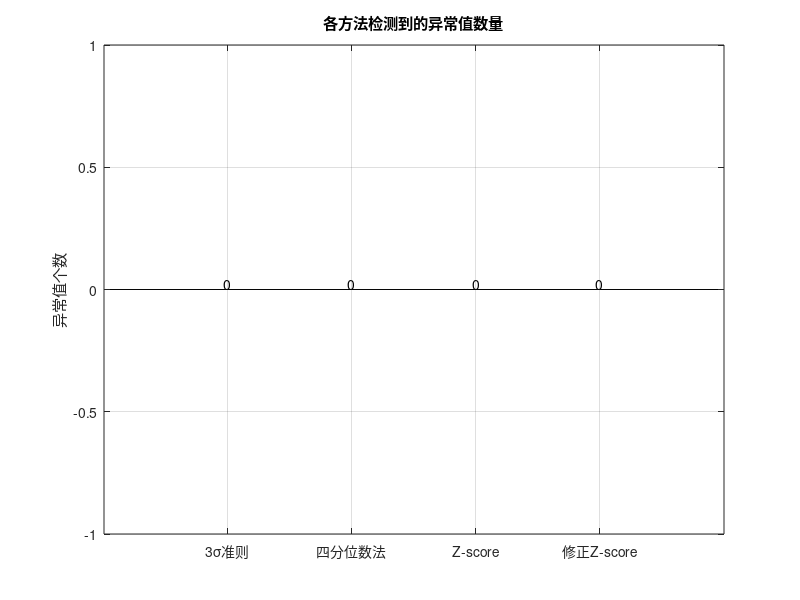

This chart was generated by the following MATLAB code:
%% 通用数据处理代码 - 异常值检测与剔除（修复版）
% 适用于数学建模中的原始数据预处理

clc; clear; close all;

%% ========== 输入模块 ==========
% 请在此处修改您的数据输入方式

% 方式1: 直接输入数据矩阵
data = [
    -2.05 -1.75 -1.52 -1.36 -1.23 -1.12 -1.03 -0.95 -0.88 -0.81;
    -0.75 -0.69 -0.63 -0.58 -0.52 -0.47 -0.42 -0.38 -0.33 -0.29;
    -0.25 -0.20 -0.16 -0.12 -0.08 -0.04  0.00  0.04  0.08  0.12;
    0.16  0.20  0.25  0.29  0.33  0.38  0.42  0.47  0.52  0.58;
    0.63  0.69  0.75  0.81  0.88  0.95  1.03  1.12  1.23  1.36;
    ]';
%{
 % 方式2: 从Excel文件读取数据（取消注释使用）
 filename = 'your_data_file.xlsx';
 data = readmatrix(filename);
    %}
    %{
 % 方式3: 从txt文件读取数据（取消注释使用）
 filename = 'your_data_file.txt';
 data = readmatrix(filename);
    %}
    %{
 % 方式4: 手动输入单列数据（取消注释使用）
fprintf('请输入数据个数: ');
n = input('');
data = zeros(n, 1);
for i = 1:n
    fprintf('请输入第%d个数据: ', i);
    data(i) = input('');
end
    %}
    
    %% ========== 数据验证 ==========
    % 验证数据有效性
    if isempty(data)
        error('数据为空，请检查输入！');
    end
    
    if ~isnumeric(data)
        error('数据必须为数值类型！');
    end
    
    %% ========== 数据预处理 ==========
    fprintf('原始数据维度: %d × %d\n', size(data, 1), size(data, 2));
    fprintf('原始数据总数: %d\n', numel(data));
    
    % 检查缺失值
    missing_count = sum(isnan(data(:)));
    fprintf('缺失值数量: %d\n', missing_count);
    
    % 处理缺失值（用均值填充）
    if missing_count > 0
        for j = 1:size(data, 2)
            col_mean = nanmean(data(:, j));
            data(isnan(data(:, j)), j) = col_mean;
        end
        fprintf('已用均值填充缺失值\n');
    end
    
    %% ========== 异常值检测方法 ==========
    % 提供多种异常值检测方法
    
    fprintf('\n========== 异常值检测分析 ==========\n');
    
    % 方法1: 3σ准则（正态分布假设）
    method1_outliers = [];
    for j = 1:size(data, 2)
        col_data = data(:, j);
        mu = mean(col_data);
        sigma = std(col_data);
        if sigma > 0  % 避免标准差为0的情况
            outlier_idx = abs(col_data - mu) > 3 * sigma;
            method1_outliers = [method1_outliers; find(outlier_idx)];
        end
    end
    method1_outliers = unique(method1_outliers);
    fprintf('3σ准则检测到异常值: %d个\n', length(method1_outliers));
    
    % 方法2: 四分位数法（IQR）
    method2_outliers = [];
    for j = 1:size(data, 2)
        col_data = data(:, j);
        Q1 = prctile(col_data, 25);
        Q3 = prctile(col_data, 75);
        IQR = Q3 - Q1;
        if IQR > 0  % 避免IQR为0的情况
            lower_bound = Q1 - 1.5 * IQR;
            upper_bound = Q3 + 1.5 * IQR;
            outlier_idx = col_data < lower_bound | col_data > upper_bound;
            method2_outliers = [method2_outliers; find(outlier_idx)];
        end
    end
    method2_outliers = unique(method2_outliers);
    fprintf('四分位数法检测到异常值: %d个\n', length(method2_outliers));
    
    % 方法3: Z-score方法
    method3_outliers = [];
    for j = 1:size(data, 2)
        col_data = data(:, j);
        if std(col_data) > 0  % 避免标准差为0
            z_scores = abs(zscore(col_data));
            outlier_idx = z_scores > 2.5;  % 阈值可调整
            method3_outliers = [method3_outliers; find(outlier_idx)];
        end
    end
    method3_outliers = unique(method3_outliers);
    fprintf('Z-score方法检测到异常值: %d个\n', length(method3_outliers));
    
    % 方法4: 修正Z-score方法（基于中位数，更稳健）
    method4_outliers = [];
    for j = 1:size(data, 2)
        col_data = data(:, j);
        median_val = median(col_data);
        mad_val = median(abs(col_data - median_val));
        if mad_val > 0  % 修复：避免MAD为0导致的除零错误
            modified_z_scores = 0.6745 * (col_data - median_val) / mad_val;
            outlier_idx = abs(modified_z_scores) > 3.5;
            method4_outliers = [method4_outliers; find(outlier_idx)];
        end
    end
    method4_outliers = unique(method4_outliers);
    fprintf('修正Z-score方法检测到异常值: %d个\n', length(method4_outliers));
    
    %% ========== 异常值可视化（优化版） ==========
    %% ========== 可视化选择菜单 ==========
    fprintf('\n==========可视化选择==========\n');
    fprintf('请选择要生成的图表类型:\n');
    fprintf('1. 箱线图\n');
    fprintf('2. 散点图\n');
    fprintf('3. 直方图（带频率统计和频率多边形）\n');
    fprintf('4. Q-Q图\n');
    fprintf('5. 异常值检测方法对比图\n');
    fprintf('6. 统计信息显示\n');
    fprintf('\n可以选择多个选项，用逗号分隔（例如：1,3 表示生成箱线图和直方图）\n');
    
    plot_choice = input('请输入选择的图表编号: ', 's');
    
    % 解析用户输入
    if isempty(plot_choice)
        fprintf('输入为空，将生成所有图表\n');
        selected_plots = [1, 2, 3, 4, 5, 6];
    else
        % 解析逗号分隔的输入
        selected_plots = str2num(['[' strrep(plot_choice, ',', ' ') ']']);
        % 验证输入有效性
        selected_plots = selected_plots(selected_plots >= 1 & selected_plots <= 6);
        if isempty(selected_plots)
            fprintf('输入无效，将生成所有图表\n');
            selected_plots = [1, 2, 3, 4, 5, 6];
        end
    end
    
    % 确定子图布局
    num_plots = length(selected_plots);
    if num_plots <= 2
        subplot_rows = 1;
        subplot_cols = num_plots;
        fig_width = 400 * num_plots;
        fig_height = 400;
    elseif num_plots <= 4
        subplot_rows = 2;
        subplot_cols = 2;
        fig_width = 800;
        fig_height = 600;
    else
        subplot_rows = 2;
        subplot_cols = 3;
        fig_width = 1200;
        fig_height = 800;
    end
    
    % 创建图形窗口
    figure('Position', [100, 100, fig_width, fig_height]);
    
    % 绘制选中的图表
    plot_index = 1;
    for i = 1:length(selected_plots)
        plot_type = selected_plots(i);
        
        subplot(subplot_rows, subplot_cols, plot_index);
        
        switch plot_type
            case 1  % 箱线图
                if size(data, 2) == 1
                    boxplot(data, 'Labels', {'数据'});
                    title('原始数据箱线图');
                    ylabel('数值');
                else
                    boxplot(data);
                    title('原始数据箱线图');
                    ylabel('数值');
                    xlabel('变量');
                end
                grid on;
                
            case 2  % 散点图
                if size(data, 2) >= 2
                    scatter(data(:, 1), data(:, 2), 'b', 'filled');
                    hold on;
                    if ~isempty(method2_outliers)
                        scatter(data(method2_outliers, 1), data(method2_outliers, 2), 'r', 'filled');
                        legend('正常值', '异常值', 'Location', 'best');
                    end
                    title('散点图（红色为异常值）');
                    xlabel('变量1');
                    ylabel('变量2');
                else
                    % 单变量数据绘制序列图
                    plot(1:length(data), data, 'b-o', 'MarkerSize', 4);
                    hold on;
                    if ~isempty(method2_outliers)
                        plot(method2_outliers, data(method2_outliers), 'ro', 'MarkerSize', 6, 'MarkerFaceColor', 'red');
                        legend('正常值', '异常值', 'Location', 'best');
                    end
                    title('数据序列图（红色为异常值）');
                    xlabel('数据点索引');
                    ylabel('数值');
                end
                grid on;
                
            case 3  % 直方图（带频率统计和频率多边形）
                % 获取数据
                data_for_hist = data(:, 1);
                
                % 使用Sturges规则计算最优区间数
                n = length(data_for_hist);
                num_bins = max(5, min(20, ceil(1 + log2(n))));
                
                % 计算直方图参数
                [counts, centers] = hist(data_for_hist, num_bins);
                bin_width = centers(2) - centers(1);
                
                % 绘制直方图
                bar(centers, counts, 'hist', 'FaceColor', [0.7 0.9 1], 'EdgeColor', 'black', 'LineWidth', 1, 'BarWidth', 0.8);
                hold on;
                
                % 计算频率
                frequencies = counts / sum(counts);
                
                % 绘制频率多边形（不包含两端的零点）
                yyaxis right;
                plot(centers, frequencies, 'r-o', 'LineWidth', 2.5, 'MarkerSize', 6, 'MarkerFaceColor', 'red');
                ylabel('频率', 'Color', 'red');
                ylim([0, max(frequencies) * 1.2]);
                
                % 设置左侧y轴
                yyaxis left;
                ylabel('频数', 'Color', 'black');
                ylim([0, max(counts) * 1.3]);
                
                % 添加频数和频率标注
                for j = 1:length(centers)
                    % 频数标注
                    text(centers(j), counts(j) + max(counts)*0.05, num2str(counts(j)), ...
                        'HorizontalAlignment', 'center', 'VerticalAlignment', 'bottom', 'FontSize', 9, 'Color', 'blue');
                end
                
                title('直方图与频率多边形');
                xlabel('数值');
                legend('频数直方图', '频率多边形', 'Location', 'best');
                grid on;
                
                % 显示统计信息
                text_info = sprintf('样本数: %d\n区间数: %d\n区间宽度: %.3f', n, num_bins, bin_width);
                text(min(centers) + (max(centers) - min(centers)) * 0.02, max(counts) * 0.9, text_info, ...
                    'FontSize', 8, 'BackgroundColor', 'white', 'EdgeColor', 'black');
                
                hold off;
                
            case 4  % Q-Q图
                qqplot(data(:, 1));
                title('Q-Q图（正态性检验）');
                grid on;
                
            case 5  % 异常值检测方法对比图
                method_names = {'3σ准则', '四分位数法', 'Z-score', '修正Z-score'};
                outlier_counts = [length(method1_outliers), length(method2_outliers), ...
                    length(method3_outliers), length(method4_outliers)];
                bar(outlier_counts, 'FaceColor', [0.2 0.6 0.8]);
                set(gca, 'XTickLabel', method_names);
                title('各方法检测到的异常值数量');
                ylabel('异常值个数');
                xtickangle(45);
                grid on;
                
                % 添加数值标注
                for j = 1:length(outlier_counts)
                    text(j, outlier_counts(j) + max(outlier_counts)*0.02, num2str(outlier_counts(j)), ...
                        'HorizontalAlignment', 'center', 'VerticalAlignment', 'bottom');
                end
                
            case 6  % 统计信息显示
                axis off;
                stats_text = sprintf(['数据统计信息:\n' ...
                    '总样本数: %d\n' ...
                    '均值: %.4f\n' ...
                    '标准差: %.4f\n' ...
                    '最小值: %.4f\n' ...
                    '最大值: %.4f\n' ...
                    '中位数: %.4f\n' ...
                    '四分位距: %.4f'], ...
                    numel(data), mean(data(:)), std(data(:)), ...
                    min(data(:)), max(data(:)), median(data(:)), iqr(data(:)));
                text(0.1, 0.8, stats_text, 'FontSize', 12, 'VerticalAlignment', 'top', ...
                    'BackgroundColor', 'white', 'EdgeColor', 'black');
                title('数据统计信息');
        end
        
        plot_index = plot_index + 1;
    end
    
    % 调整子图间距
    if num_plots > 1
        sgtitle('数据可视化分析结果', 'FontSize', 14, 'FontWeight', 'bold');
    end
    
    %% ========== 选择异常值剔除方法 ==========
    fprintf('\n==========异常值剔除选择==========\n');
    fprintf('请选择异常值检测方法:\n');
    fprintf('1. 3σ准则\n');
    fprintf('2. 四分位数法（推荐）\n');
    fprintf('3. Z-score方法\n');
    fprintf('4. 修正Z-score方法\n');
    fprintf('5. 手动选择异常值索引\n');
    fprintf('6. 不剔除异常值\n');
    
    method_choice = input('请输入选择的方法编号 (1-6): ');
    
    % 验证输入
    if isempty(method_choice) || ~isnumeric(method_choice) || method_choice < 1 || method_choice > 6
        fprintf('输入无效，使用默认方法（四分位数法）\n');
        method_choice = 2;
    end
    
    switch method_choice
        case 1
            outliers_to_remove = method1_outliers;
            method_name = '3σ准则';
        case 2
            outliers_to_remove = method2_outliers;
            method_name = '四分位数法';
        case 3
            outliers_to_remove = method3_outliers;
            method_name = 'Z-score方法';
        case 4
            outliers_to_remove = method4_outliers;
            method_name = '修正Z-score方法';
        case 5
            fprintf('请输入要剔除的数据行索引（用空格分隔）: ');
            outliers_input = input('', 's');
            outliers_to_remove = str2num(outliers_input);
            % 验证索引有效性
            outliers_to_remove = outliers_to_remove(outliers_to_remove > 0 & outliers_to_remove <= size(data, 1));
            method_name = '手动选择';
        case 6
            outliers_to_remove = [];
            method_name = '不剔除';
        otherwise
            outliers_to_remove = method2_outliers;  % 默认使用四分位数法
            method_name = '四分位数法（默认）';
    end
    
    %% ========== 剔除异常值 ==========
    if ~isempty(outliers_to_remove)
        fprintf('\n使用%s剔除%d个异常值\n', method_name, length(outliers_to_remove));
        fprintf('被剔除的数据行索引: ');
        fprintf('%d ', outliers_to_remove);
        fprintf('\n');
        
        % 显示被剔除的具体数据
        fprintf('\n被剔除的具体数据:\n');
        for i = 1:length(outliers_to_remove)
            row_idx = outliers_to_remove(i);
            if row_idx <= size(data, 1)  % 确保索引有效
                fprintf('第%d行: ', row_idx);
                fprintf('%.4f ', data(row_idx, :));
                fprintf('\n');
            end
        end
        
        % 剔除异常值
        cleaned_data = data;
        cleaned_data(outliers_to_remove, :) = [];
    else
        fprintf('\n未剔除任何异常值\n');
        cleaned_data = data;
    end
    
    %% ========== 结果分析 ==========
    fprintf('\n========== 处理结果分析 ==========\n');
    fprintf('原始数据行数: %d\n', size(data, 1));
    fprintf('处理后数据行数: %d\n', size(cleaned_data, 1));
    fprintf('剔除数据行数: %d\n', size(data, 1) - size(cleaned_data, 1));
    fprintf('数据保留率: %.2f%%\n', size(cleaned_data, 1) / size(data, 1) * 100);
    
    % 统计对比
    fprintf('\n数据统计对比:\n');
    fprintf('%-15s %-12s %-12s %-12s\n', '统计量', '原始数据', '处理后', '变化量');
    fprintf('%-15s %-12.4f %-12.4f %-12.4f\n', '均值', mean(data(:)), mean(cleaned_data(:)), mean(cleaned_data(:)) - mean(data(:)));
    fprintf('%-15s %-12.4f %-12.4f %-12.4f\n', '标准差', std(data(:)), std(cleaned_data(:)), std(cleaned_data(:)) - std(data(:)));
    fprintf('%-15s %-12.4f %-12.4f %-12.4f\n', '最小值', min(data(:)), min(cleaned_data(:)), min(cleaned_data(:)) - min(data(:)));
    fprintf('%-15s %-12.4f %-12.4f %-12.4f\n', '最大值', max(data(:)), max(cleaned_data(:)), max(cleaned_data(:)) - max(data(:)));
    
    
    %{
 %% ========== 保存处理后的数据 ==========
% 保存为txt文件
output_filename = '异常值处理后的数据.txt';

try
    % 创建文件头信息
    fid = fopen(output_filename, 'w');
    if fid == -1
        error('无法创建输出文件');
    end
    
    fprintf(fid, '%% 异常值处理后的数据\n');
    fprintf(fid, '%% 处理时间: %s\n', datestr(now));
    fprintf(fid, '%% 使用方法: %s\n', method_name);
    fprintf(fid, '%% 原始数据行数: %d\n', size(data, 1));
    fprintf(fid, '%% 处理后数据行数: %d\n', size(cleaned_data, 1));
    fprintf(fid, '%% 数据保留率: %.2f%%\n', size(cleaned_data, 1) / size(data, 1) * 100);
    fprintf(fid, '%%\n');
    
    % 保存数据
    for i = 1:size(cleaned_data, 1)
        for j = 1:size(cleaned_data, 2)
            fprintf(fid, '%.6f', cleaned_data(i, j));
            if j < size(cleaned_data, 2)
                fprintf(fid, '\t');  % 制表符分隔
            end
        end
        fprintf(fid, '\n');
    end
    fclose(fid);
    
    fprintf('\n处理后的数据已保存到: %s\n', output_filename);
catch ME
    fprintf('保存文件时出错: %s\n', ME.message);
end

% 同时保存为mat文件（可选）
try
    mat_filename = '异常值处理后的数据.mat';
    save(mat_filename, 'cleaned_data', 'data', 'outliers_to_remove', 'method_name');
    fprintf('数据也已保存为MAT格式: %s\n', mat_filename);
catch ME
    fprintf('保存MAT文件时出错: %s\n', ME.message);
end

%% ========== 生成处理报告 ==========
try
    report_filename = '数据处理报告.txt';
    fid = fopen(report_filename, 'w');
    if fid == -1
        error('无法创建报告文件');
    end
    
    fprintf(fid, '数据异常值处理报告\n');
    fprintf(fid, '==================\n\n');
    fprintf(fid, '处理时间: %s\n', datestr(now));
    fprintf(fid, '使用方法: %s\n\n', method_name);
    
    fprintf(fid, '数据概况:\n');
    fprintf(fid, '原始数据维度: %d × %d\n', size(data, 1), size(data, 2));
    fprintf(fid, '处理后数据维度: %d × %d\n', size(cleaned_data, 1), size(cleaned_data, 2));
    fprintf(fid, '剔除数据行数: %d\n', length(outliers_to_remove));
    fprintf(fid, '数据保留率: %.2f%%\n\n', size(cleaned_data, 1) / size(data, 1) * 100);
    
    if ~isempty(outliers_to_remove)
        fprintf(fid, '被剔除的数据行索引: ');
        fprintf(fid, '%d ', outliers_to_remove);
        fprintf(fid, '\n\n');
    end
    
    fprintf(fid, '统计量对比:\n');
    fprintf(fid, '%-15s %-12s %-12s\n', '统计量', '原始数据', '处理后');
    fprintf(fid, '%-15s %-12.4f %-12.4f\n', '均值', mean(data(:)), mean(cleaned_data(:)));
    fprintf(fid, '%-15s %-12.4f %-12.4f\n', '标准差', std(data(:)), std(cleaned_data(:)));
    fprintf(fid, '%-15s %-12.4f %-12.4f\n', '最小值', min(data(:)), min(cleaned_data(:)));
    fprintf(fid, '%-15s %-12.4f %-12.4f\n', '最大值', max(data(:)), max(cleaned_data(:)));
    fclose(fid);
    
    fprintf('处理报告已保存到: %s\n', report_filename);
catch ME
    fprintf('生成报告时出错: %s\n', ME.message);
end

fprintf('\n========== 处理完成 ==========\n');
fprintf('所有文件已保存到当前目录\n');
    %}
